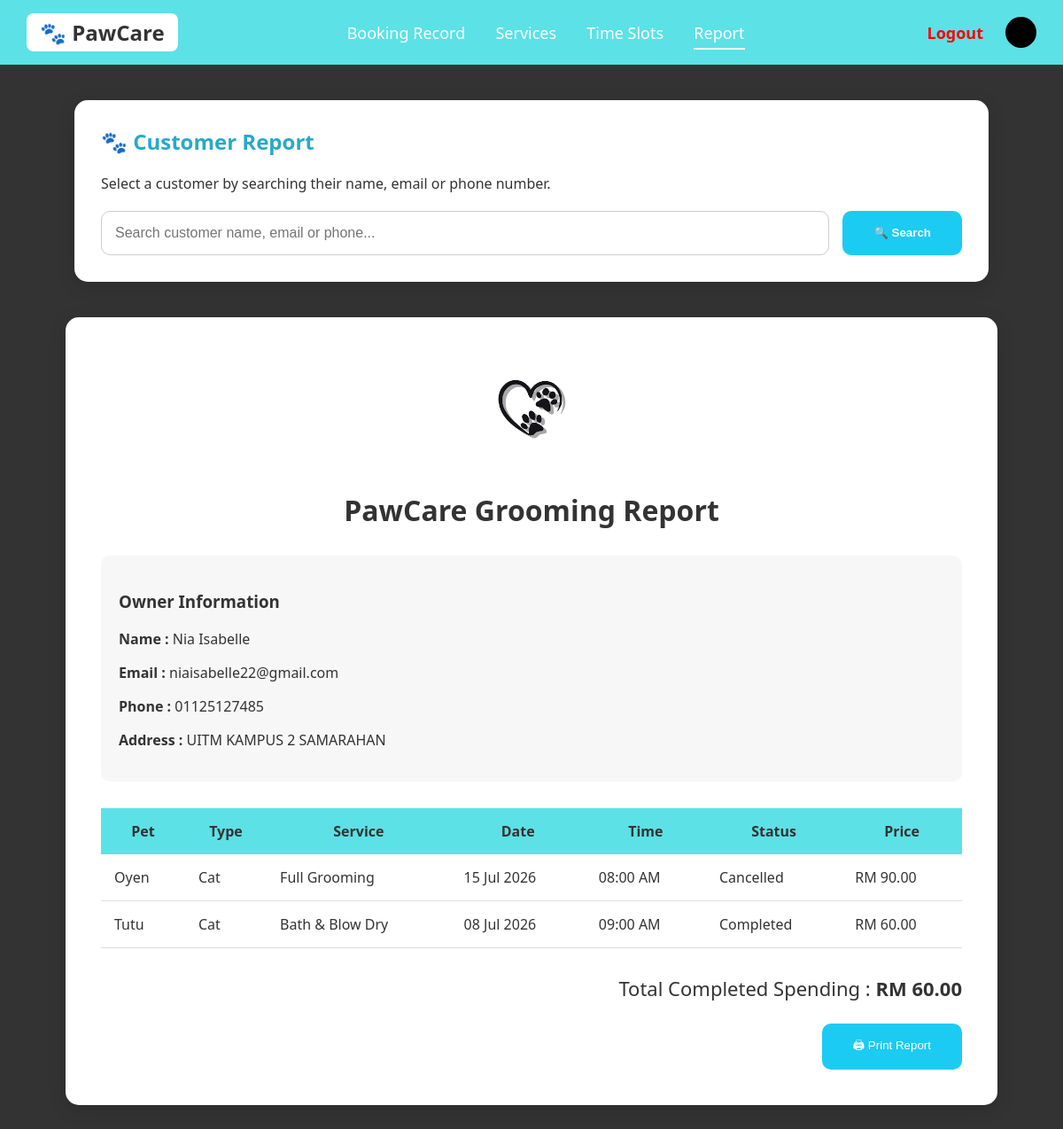
/report.php?customerID=1, run on the app's committed database.
### tables this page shows
CREATE TABLE `customer` (
  `customerID` varchar(10) NOT NULL,
  `name` varchar(50) DEFAULT NULL,
  `email` varchar(50) DEFAULT NULL,
  `phone` varchar(15) DEFAULT NULL,
  `password` varchar(250) DEFAULT NULL,
  `address` varchar(100) DEFAULT NULL
);

CREATE TABLE `pet` (
  `petID` varchar(10) NOT NULL,
  `petName` varchar(20) DEFAULT NULL,
  `petType` varchar(20) DEFAULT NULL,
  `breed` varchar(30) DEFAULT NULL,
  `birthDate` date DEFAULT NULL,
  `customerID` varchar(10) DEFAULT NULL
);

CREATE TABLE `grooming` (
  `serviceID` int(11) NOT NULL,
  `serviceName` varchar(100) DEFAULT NULL,
  `description` varchar(255) DEFAULT NULL,
  `duration` int(11) DEFAULT NULL,
  `price` decimal(8,2) DEFAULT NULL
);

CREATE TABLE `timeslot` (
  `slotID` varchar(10) NOT NULL,
  `slotDate` date DEFAULT NULL,
  `slotTime` time DEFAULT NULL,
  `availability` varchar(20) DEFAULT NULL
);

CREATE TABLE `appointment` (
  `appointmentID` varchar(10) NOT NULL,
  `petID` varchar(10) DEFAULT NULL,
  `serviceID` varchar(10) DEFAULT NULL,
  `slotID` varchar(10) DEFAULT NULL,
  `status` varchar(20) DEFAULT NULL
);

### report.php (the view, shortened to what this page needs)
<?php
include 'connection.php';
$selectedCustomer = isset($_GET['customerID']) ? $_GET['customerID'] : "";
$reportResult = null;
$totalSpent = 0;
if($selectedCustomer != "")
{
    $selectedCustomer = mysqli_real_escape_string($conn,$selectedCustomer);
    $reportQuery = "
    SELECT
        c.name,
        c.email,
        c.phone,
        c.address,
        p.petName,
        p.petType,
        g.serviceName,
        g.price,
        t.slotDate,
        t.slotTime,
        a.status
    FROM appointment a
    JOIN pet p
    ON a.petID = p.petID
    JOIN customer c
    ON p.customerID = c.customerID
    JOIN grooming g
    ON a.serviceID = g.serviceID
    JOIN timeslot t
    ON a.slotID = t.slotID
    WHERE c.customerID='$selectedCustomer'
    ORDER BY t.slotDate DESC";
    $reportResult = mysqli_query($conn,$reportQuery);
    $totalQuery="
    SELECT SUM(g.price) AS total
    FROM appointment a
    JOIN grooming g
    ON a.serviceID=g.serviceID
    JOIN pet p
    ON a.petID=p.petID
    WHERE
    p.customerID='$selectedCustomer'
    AND
    a.status='Completed'
    ";
    $totalResult=mysqli_query($conn,$totalQuery);
    $totalSpent=mysqli_fetch_assoc($totalResult)['total'];
}
?>
<!DOCTYPE html>
<html lang="en">
<head>
</head>
<body>
    <div class="navbar">
        <div class="logo">🐾 PawCare</div>
            <div class="nav-links">
                <a href="admin_dashboard.php">Booking Record</a>
                <a href="service.php">Services</a>
                <a href="time_slot.php">Time Slots</a>
                <a href="report.php" class="active">Report</a>
            </div>
            <div class="user-profile">
                <a href="logout.php" class="btn-logout" onclick="return confirm('Are you sure you want to log out?')">Logout</a>
            <div style="background: black; width: 35px; height: 35px; border-radius: 50%;"></div>
        </div>
    </div>
    <div class="report-container">
    <div class="search-card">
        <h2>🐾 Customer Report</h2>
        <p>Select a customer by searching their name, email or phone number.</p>
        <form method="GET" action="report.php">
            <div class="search-row">
                <input
                    type="text"
                    name="keyword"
                    class="search-input"
                    placeholder="Search customer name, email or phone..."
                    value="<?php echo isset($_GET['keyword']) ? htmlspecialchars($_GET['keyword']) : ''; ?>">
                <button class="btn-search"> 🔍 Search </button>
            </div>
        </form>
    </div>
    <?php
        if($reportResult && mysqli_num_rows($reportResult)>0)
        {
        $owner=mysqli_fetch_assoc($reportResult);
    ?>
    <div class="report-box" id="printArea">
    <div class="report-header">
    <img src="images/paw.png">
    <h1>PawCare Grooming Report</h1>
    </div>
    <div class="owner-info">
    <h3>Owner Information</h3>
    <p><b>Name :</b> <?php echo $owner['name']; ?></p>
    <p><b>Email :</b> <?php echo $owner['email']; ?></p>
    <p><b>Phone :</b> <?php echo $owner['phone']; ?></p>
    <p><b>Address :</b> <?php echo $owner['address']; ?></p>
    </div>
    <table class="report-table">
    <tr>
    <th>Pet</th>
    <th>Type</th>
    <th>Service</th>
    <th>Date</th>
    <th>Time</th>
    <th>Status</th>
    <th>Price</th>
    </tr>
    <tr>
    <td><?php echo $owner['petName']; ?></td>
    <td><?php echo $owner['petType']; ?></td>
    <td><?php echo $owner['serviceName']; ?></td>
    <td><?php echo date("d M Y",strtotime($owner['slotDate'])); ?></td>
    <td><?php echo date("h:i A",strtotime($owner['slotTime'])); ?></td>
    <td><?php echo $owner['status']; ?></td>
    <td>RM <?php echo number_format($owner['price'],2); ?></td>
    </tr>
    <?php
        while($row=mysqli_fetch_assoc($reportResult))
        {
    ?>
    <tr>
        <td><?php echo $row['petName']; ?></td>
        <td><?php echo $row['petType']; ?></td>
        <td><?php echo $row['serviceName']; ?></td>
        <td><?php echo date("d M Y",strtotime($row['slotDate'])); ?></td>
        <td><?php echo date("h:i A",strtotime($row['slotTime'])); ?></td>
        <td><?php echo $row['status']; ?></td>
        <td>RM <?php echo number_format($row['price'],2); ?></td>
    </tr>
    <?php
    }
    ?>
    </table>
    <div class="total-box">
    Total Completed Spending :
    <b>
    RM <?php echo number_format($totalSpent,2); ?>
    </b>
    </div>
    <button class="btn-print" onclick="window.print()">
        🖨 Print Report
    </button>
    </div>
    </div>
    <?php
    }
    ?>
</body>
</html>

### report.php (style rules this page uses)
body { margin: 0; font-family: 'Segoe UI', Tahoma, Geneva, Verdana, sans-serif; background-color: #333; color: white; }
.navbar { background-color: #5ce1e6; padding: 15px 30px; display: flex; justify-content: space-between; align-items: center; }
.logo { font-weight: bold; font-size: 24px; color: #333; background: white; padding: 5px 15px; border-radius: 8px; }
.nav-links a { color: white; text-decoration: none; margin: 0 15px; font-size: 18px; }
.nav-links a.active { border-bottom: 2px solid white; padding-bottom: 5px; }
.user-profile { display: flex; align-items: center; gap: 10px; font-weight: bold; }
.report-container { width:90%; margin:40px auto; display:block; }
.btn-logout { color: red; text-decoration: none; margin: 0 15px; font-size: 18px; font-weight: bold; }
.search-card { background:white; color:#333; padding:30px; border-radius:15px; margin:auto; margin-top:40px; width:90%; box-shadow:0 5px 20px rgba(0,0,0,.15); }
.search-card h2 { margin-top:0; color:#28a9c9; }
.search-row { display:flex; gap:15px; margin-top:20px; }
.search-input { flex:1; padding:15px; font-size:16px; border-radius:10px; border:1px solid #ccc; outline:none; }
.btn-search { background:#1ccbf2; color:white; border:none; padding:15px 35px; border-radius:10px; cursor:pointer; font-weight:bold; }
.report-box { background:white; margin:40px auto; width:90%; padding:40px; border-radius:15px; color:#333; box-shadow:0 5px 20px rgba(0,0,0,.15); }
.report-header { text-align:center; margin-bottom:30px; }
.report-header img { width:120px; margin-bottom:10px; }
.owner-info { background:#f7f7f7; padding:20px; border-radius:10px; margin-bottom:30px; }
.report-table { width:100%; border-collapse:collapse; }
.report-table th { background:#5ce1e6; padding:15px; }
.report-table td { padding:15px; border-bottom:1px solid #ddd; }
.total-box { margin-top:30px; font-size:22px; text-align:right; }
.btn-print { margin-top:25px; background:#1ccbf2; color:white; padding:15px 35px; border:none; border-radius:10px; cursor:pointer; float:right; }

### data on the page
customer: name "Nia Isabelle", email "niaisabelle22@gmail.com", phone "01125127485", address "UITM KAMPUS 2 SAMARAHAN"
pet: petName "Oyen", petType "Cat"
grooming: serviceName "Full Grooming", price "90.00"
timeslot: slotDate "15 Jul 2026", slotTime "08:00 AM"
appointment: status "Cancelled"
appointment: petID.petName "Tutu", petID.petType "Cat", serviceID.serviceName "Bath & Blow Dry", slotID.slotDate "08 Jul 2026", slotID.slotTime "09:00 AM", status "Completed", serviceID.price "60.00"

### other printed values
$totalSpent "60.00"
